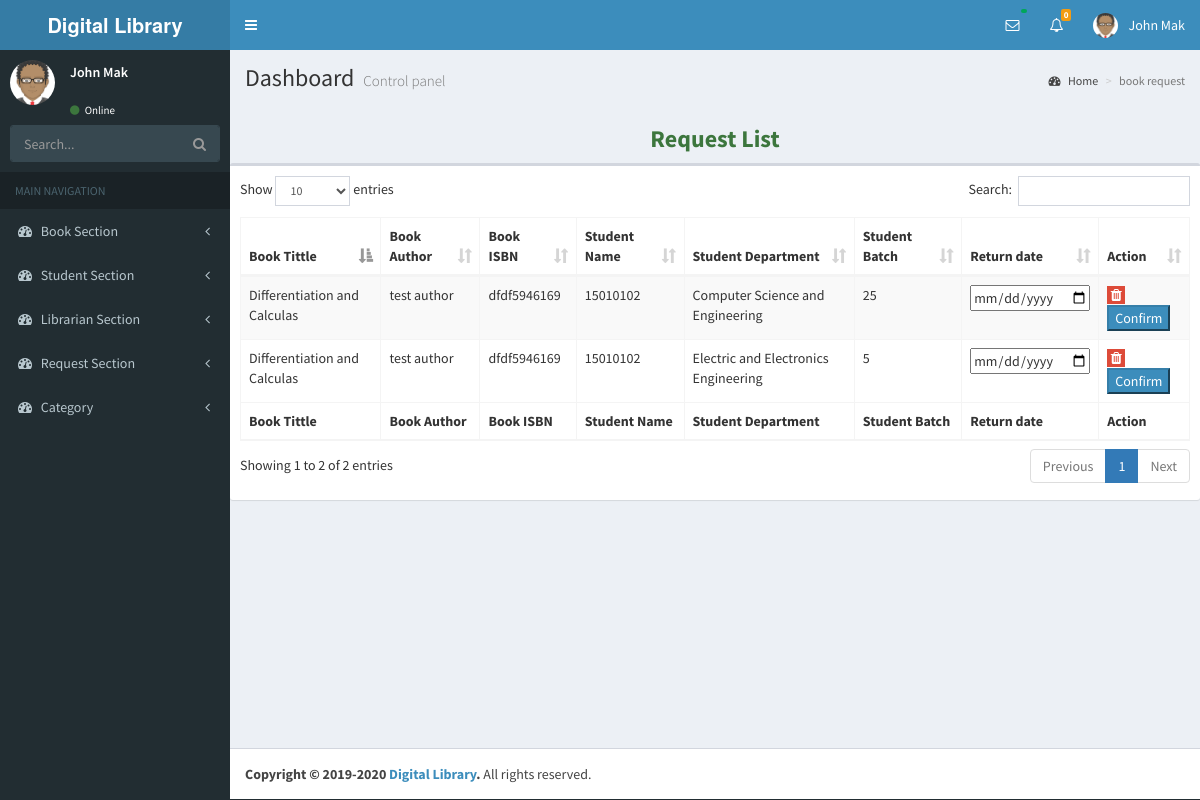
The app's page /temp-book-request.php (signed in) with its own data.
### tables this page shows
CREATE TABLE `books_request` (
  `id` int(11) NOT NULL,
  `student_id` varchar(50) NOT NULL,
  `student_department` varchar(100) NOT NULL,
  `student_batch` varchar(10) NOT NULL,
  `book_isbn` varchar(100) NOT NULL,
  `book_tittle` varchar(100) NOT NULL,
  `book_author` varchar(50) NOT NULL
);

CREATE TABLE `std_department` (
  `id` int(11) NOT NULL,
  `department_name` varchar(100) NOT NULL
);

### app/model/Database.php (called while the page is built, shortened)
<?php
class Database
{
   private $options  = array(PDO::ATTR_ERRMODE => PDO::ERRMODE_EXCEPTION,PDO::ATTR_DEFAULT_FETCH_MODE => PDO::FETCH_ASSOC,);
    public function __construct()
    {
       try{
           $this->DBH = new PDO("mysql:host=localhost;dbname=library", "kuddus", "kuddus2200",$this->options);
       }catch(PDOException $error){
             echo $error->getMessage();
       }
    }
}

### app/model/BookRequest.php (called while the page is built, shortened)
<?php
class BookRequest extends Database
{
	public function index()
	{
		$selectQuery = "SELECT * FROM books_request";
    	$STH = $this->DBH->query($selectQuery);
    	$STH->setFetchMode(PDO::FETCH_OBJ);
    	return $STH->fetchAll();
	}
}

### app/model/StudentDepartment.php (called while the page is built, shortened)
<?php
class StudentDepartment extends Database
{
	public  function index()
	{
		$selectQuery = "SELECT * FROM std_department";
    	$STH = $this->DBH->query($selectQuery);
        $STH->setFetchMode(PDO::FETCH_OBJ);
        return $STH->fetchAll();
	}
}

### temp-book-request.php (the view, shortened to what this page needs)
<?php
    include "src/header.php";
 ?>
  <div class="content-wrapper">
    <section class="content-header">
      <h1>
        Dashboard
        <small>Control panel</small>
      </h1>
      <ol class="breadcrumb">
        <li><a href="#"><i class="fa fa-dashboard"></i> Home</a></li>
        <li class="active">book request</li>
      </ol>
    </section>
    <section class="content">
      <div class="row">
        <h3 class="text-center text-success text-bold">Request List</h3>
           <div class="box">
            <div class="box-body">
              <div class="table-responsive">
              <table id="example1" class="table table-bordered table-striped">
                <thead>
                <tr>
                  <th>Book Tittle</th>
                  <th>Book Author</th>
                  <th>Book ISBN</th>
                  <th>Student Name</th>
                  <th>Student Department</th>
                  <th>Student Batch</th>
                  <th>Return date</th>
                  <th>Action</th>
                </tr>
                </thead>
                <tbody>
                  <?php
                  $requests = $request->index();
                  foreach ($requests as $singleRequest) {?>
                    <tr>
                      <td><?php echo $singleRequest->book_tittle ?></td>
                      <td><?php echo $singleRequest->book_author ?></td>
                      <td><?php echo $singleRequest->book_isbn ?></td>
                      <td><?php echo $singleRequest->student_id ?></td>
                      <td><?php
                          $departments = $department->index();
                          foreach ($departments as $dept) {
                            if($singleRequest->student_department == $dept->id)
                            echo $dept->department_name;
                          }
                        ?></td>
                      <td><?php echo $singleRequest->student_batch ?></td>
                      <form action="helper/book-request.php" method="post" role="form">
                        <td>
                              <input type="date" name="return_date" id="hire_date">
                        </td>
                        <td>
                          <a class="btn-danger" title="Delete Book" onclick="return confirm('Are you sure to delete??')" href="helper/status-change.php?request_deleteid=<?php echo $singleRequest->id ?>"><i class="fa fa-fw fa-trash"></i>
                          </a>
                          <button type="submit" class="btn-primary">Confirm</button>
                        </td>
                       </form>
                    </tr>
                <?php } ?>
                </tbody>
                <tfoot>
                <tr>
                  <th>Book Tittle</th>
                  <th>Book Author</th>
                  <th>Book ISBN</th>
                  <th>Student Name</th>
                  <th>Student Department</th>
                  <th>Student Batch</th>
                  <th>Return date</th>
                  <th>Action</th>
                </tr>
                </tfoot>
              </table>
            </div>
            </div>
          </div>
      </div>
    </section>
  </div>
 <?php
  include "src/footer.php";
  ?>

### records on screen
books_request: book_tittle "Differentiation and Calculas", book_author "test author", book_isbn "dfdf5946169", student "15010102", student_batch "25"
std_department: department_name "Computer Science and Engineering"
books_request: book_tittle "Differentiation and Calculas", book_author "test author", book_isbn "dfdf5946169", student "15010102", student_batch "5"
std_department: department_name "Electric and Electronics Engineering"

### other values on screen
$new_join_request "0"
Session::get('librarian_name') "John Mak"
